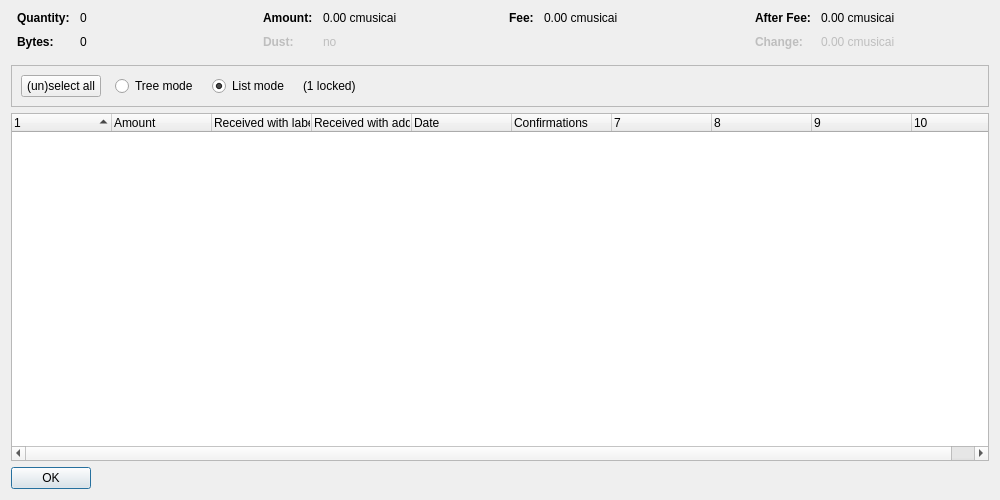
<?xml version="1.0" encoding="UTF-8"?>
<ui version="4.0">
 <class>CoinControlDialog</class>
 <widget class="QDialog" name="CoinControlDialog">
  <property name="geometry">
   <rect>
    <x>0</x>
    <y>0</y>
    <width>1000</width>
    <height>500</height>
   </rect>
  </property>
  <property name="windowTitle">
   <string>Coin Selection</string>
  </property>
  <layout class="QVBoxLayout" name="verticalLayout">
   <item>
    <layout class="QHBoxLayout" name="horizontalLayoutTop" stretch="0,0,0,0">
     <property name="topMargin">
      <number>0</number>
     </property>
     <property name="bottomMargin">
      <number>10</number>
     </property>
     <item>
      <layout class="QFormLayout" name="formLayoutCoinControl1">
       <property name="horizontalSpacing">
        <number>10</number>
       </property>
       <property name="verticalSpacing">
        <number>10</number>
       </property>
       <property name="leftMargin">
        <number>6</number>
       </property>
       <property name="rightMargin">
        <number>6</number>
       </property>
       <item row="0" column="0">
        <widget class="QLabel" name="labelCoinControlQuantityText">
         <property name="font">
          <font>
           <weight>75</weight>
           <bold>true</bold>
          </font>
         </property>
         <property name="text">
          <string>Quantity:</string>
         </property>
        </widget>
       </item>
       <item row="0" column="1">
        <widget class="QLabel" name="labelCoinControlQuantity">
         <property name="cursor">
          <cursorShape>IBeamCursor</cursorShape>
         </property>
         <property name="contextMenuPolicy">
          <enum>Qt::ActionsContextMenu</enum>
         </property>
         <property name="text">
          <string notr="true">0</string>
         </property>
         <property name="textInteractionFlags">
          <set>Qt::LinksAccessibleByMouse|Qt::TextSelectableByKeyboard|Qt::TextSelectableByMouse</set>
         </property>
        </widget>
       </item>
       <item row="1" column="0">
        <widget class="QLabel" name="labelCoinControlBytesText">
         <property name="font">
          <font>
           <weight>75</weight>
           <bold>true</bold>
          </font>
         </property>
         <property name="text">
          <string>Bytes:</string>
         </property>
        </widget>
       </item>
       <item row="1" column="1">
        <widget class="QLabel" name="labelCoinControlBytes">
         <property name="cursor">
          <cursorShape>IBeamCursor</cursorShape>
         </property>
         <property name="contextMenuPolicy">
          <enum>Qt::ActionsContextMenu</enum>
         </property>
         <property name="text">
          <string notr="true">0</string>
         </property>
         <property name="textInteractionFlags">
          <set>Qt::LinksAccessibleByMouse|Qt::TextSelectableByKeyboard|Qt::TextSelectableByMouse</set>
         </property>
        </widget>
       </item>
      </layout>
     </item>
     <item>
      <layout class="QFormLayout" name="formLayoutCoinControl2">
       <property name="horizontalSpacing">
        <number>10</number>
       </property>
       <property name="verticalSpacing">
        <number>10</number>
       </property>
       <property name="leftMargin">
        <number>6</number>
       </property>
       <property name="rightMargin">
        <number>6</number>
       </property>
       <item row="0" column="0">
        <widget class="QLabel" name="labelCoinControlAmountText">
         <property name="font">
          <font>
           <weight>75</weight>
           <bold>true</bold>
          </font>
         </property>
         <property name="text">
          <string>Amount:</string>
         </property>
        </widget>
       </item>
       <item row="0" column="1">
        <widget class="QLabel" name="labelCoinControlAmount">
         <property name="cursor">
          <cursorShape>IBeamCursor</cursorShape>
         </property>
         <property name="contextMenuPolicy">
          <enum>Qt::ActionsContextMenu</enum>
         </property>
         <property name="text">
          <string notr="true">0.00 cmusicai</string>
         </property>
         <property name="textInteractionFlags">
          <set>Qt::LinksAccessibleByMouse|Qt::TextSelectableByKeyboard|Qt::TextSelectableByMouse</set>
         </property>
        </widget>
       </item>
       <item row="1" column="0">
        <widget class="QLabel" name="labelCoinControlLowOutputText">
         <property name="enabled">
          <bool>false</bool>
         </property>
         <property name="font">
          <font>
           <weight>75</weight>
           <bold>true</bold>
          </font>
         </property>
         <property name="text">
          <string>Dust:</string>
         </property>
        </widget>
       </item>
       <item row="1" column="1">
        <widget class="QLabel" name="labelCoinControlLowOutput">
         <property name="enabled">
          <bool>false</bool>
         </property>
         <property name="cursor">
          <cursorShape>IBeamCursor</cursorShape>
         </property>
         <property name="contextMenuPolicy">
          <enum>Qt::ActionsContextMenu</enum>
         </property>
         <property name="text">
          <string notr="true">no</string>
         </property>
         <property name="textInteractionFlags">
          <set>Qt::LinksAccessibleByMouse|Qt::TextSelectableByKeyboard|Qt::TextSelectableByMouse</set>
         </property>
        </widget>
       </item>
      </layout>
     </item>
     <item>
      <layout class="QFormLayout" name="formLayoutCoinControl3">
       <property name="horizontalSpacing">
        <number>10</number>
       </property>
       <property name="verticalSpacing">
        <number>10</number>
       </property>
       <property name="leftMargin">
        <number>6</number>
       </property>
       <property name="rightMargin">
        <number>6</number>
       </property>
       <item row="0" column="0">
        <widget class="QLabel" name="labelCoinControlFeeText">
         <property name="font">
          <font>
           <weight>75</weight>
           <bold>true</bold>
          </font>
         </property>
         <property name="text">
          <string>Fee:</string>
         </property>
        </widget>
       </item>
       <item row="0" column="1">
        <widget class="QLabel" name="labelCoinControlFee">
         <property name="cursor">
          <cursorShape>IBeamCursor</cursorShape>
         </property>
         <property name="contextMenuPolicy">
          <enum>Qt::ActionsContextMenu</enum>
         </property>
         <property name="text">
          <string notr="true">0.00 cmusicai</string>
         </property>
         <property name="textInteractionFlags">
          <set>Qt::LinksAccessibleByMouse|Qt::TextSelectableByKeyboard|Qt::TextSelectableByMouse</set>
         </property>
        </widget>
       </item>
      </layout>
     </item>
     <item>
      <layout class="QFormLayout" name="formLayoutCoinControl4">
       <property name="horizontalSpacing">
        <number>10</number>
       </property>
       <property name="verticalSpacing">
        <number>10</number>
       </property>
       <property name="leftMargin">
        <number>6</number>
       </property>
       <property name="rightMargin">
        <number>6</number>
       </property>
       <item row="0" column="0">
        <widget class="QLabel" name="labelCoinControlAfterFeeText">
         <property name="font">
          <font>
           <weight>75</weight>
           <bold>true</bold>
          </font>
         </property>
         <property name="text">
          <string>After Fee:</string>
         </property>
        </widget>
       </item>
       <item row="0" column="1">
        <widget class="QLabel" name="labelCoinControlAfterFee">
         <property name="cursor">
          <cursorShape>IBeamCursor</cursorShape>
         </property>
         <property name="contextMenuPolicy">
          <enum>Qt::ActionsContextMenu</enum>
         </property>
         <property name="text">
          <string notr="true">0.00 cmusicai</string>
         </property>
         <property name="textInteractionFlags">
          <set>Qt::LinksAccessibleByMouse|Qt::TextSelectableByKeyboard|Qt::TextSelectableByMouse</set>
         </property>
        </widget>
       </item>
       <item row="1" column="0">
        <widget class="QLabel" name="labelCoinControlChangeText">
         <property name="enabled">
          <bool>false</bool>
         </property>
         <property name="font">
          <font>
           <weight>75</weight>
           <bold>true</bold>
          </font>
         </property>
         <property name="text">
          <string>Change:</string>
         </property>
        </widget>
       </item>
       <item row="1" column="1">
        <widget class="QLabel" name="labelCoinControlChange">
         <property name="enabled">
          <bool>false</bool>
         </property>
         <property name="cursor">
          <cursorShape>IBeamCursor</cursorShape>
         </property>
         <property name="contextMenuPolicy">
          <enum>Qt::ActionsContextMenu</enum>
         </property>
         <property name="text">
          <string notr="true">0.00 cmusicai</string>
         </property>
         <property name="textInteractionFlags">
          <set>Qt::LinksAccessibleByMouse|Qt::TextSelectableByKeyboard|Qt::TextSelectableByMouse</set>
         </property>
        </widget>
       </item>
      </layout>
     </item>
    </layout>
   </item>
   <item>
    <widget class="QFrame" name="frame">
     <property name="minimumSize">
      <size>
       <width>0</width>
       <height>40</height>
      </size>
     </property>
     <property name="frameShape">
      <enum>QFrame::StyledPanel</enum>
     </property>
     <property name="frameShadow">
      <enum>QFrame::Sunken</enum>
     </property>
     <layout class="QHBoxLayout" name="horizontalLayout">
      <item>
       <layout class="QHBoxLayout" name="horizontalLayoutPanel" stretch="0,0,0,0,0">
        <property name="spacing">
         <number>14</number>
        </property>
        <item>
         <widget class="QPushButton" name="pushButtonSelectAll">
          <property name="sizePolicy">
           <sizepolicy hsizetype="Maximum" vsizetype="Fixed">
            <horstretch>0</horstretch>
            <verstretch>0</verstretch>
           </sizepolicy>
          </property>
          <property name="text">
           <string>(un)select all</string>
          </property>
          <property name="autoDefault">
           <bool>false</bool>
          </property>
         </widget>
        </item>
        <item>
         <widget class="QRadioButton" name="radioTreeMode">
          <property name="sizePolicy">
           <sizepolicy hsizetype="Maximum" vsizetype="Fixed">
            <horstretch>0</horstretch>
            <verstretch>0</verstretch>
           </sizepolicy>
          </property>
          <property name="text">
           <string>Tree mode</string>
          </property>
         </widget>
        </item>
        <item>
         <widget class="QRadioButton" name="radioListMode">
          <property name="sizePolicy">
           <sizepolicy hsizetype="Maximum" vsizetype="Fixed">
            <horstretch>0</horstretch>
            <verstretch>0</verstretch>
           </sizepolicy>
          </property>
          <property name="text">
           <string>List mode</string>
          </property>
          <property name="checked">
           <bool>true</bool>
          </property>
         </widget>
        </item>
        <item>
         <widget class="QLabel" name="labelLocked">
          <property name="text">
           <string notr="true">(1 locked)</string>
          </property>
         </widget>
        </item>
        <item>
         <spacer name="horizontalSpacer">
          <property name="orientation">
           <enum>Qt::Horizontal</enum>
          </property>
          <property name="sizeHint" stdset="0">
           <size>
            <width>40</width>
            <height>20</height>
           </size>
          </property>
         </spacer>
        </item>
       </layout>
      </item>
     </layout>
    </widget>
   </item>
   <item>
    <widget class="CoinControlTreeWidget" name="treeWidget">
     <property name="contextMenuPolicy">
      <enum>Qt::CustomContextMenu</enum>
     </property>
     <property name="sortingEnabled">
      <bool>false</bool>
     </property>
     <property name="columnCount">
      <number>10</number>
     </property>
     <attribute name="headerShowSortIndicator" stdset="0">
      <bool>true</bool>
     </attribute>
     <attribute name="headerStretchLastSection">
      <bool>false</bool>
     </attribute>
     <column>
      <property name="text">
       <string/>
      </property>
     </column>
     <column>
      <property name="text">
       <string>Amount</string>
      </property>
     </column>
     <column>
      <property name="text">
       <string>Received with label</string>
      </property>
     </column>
     <column>
      <property name="text">
       <string>Received with address</string>
      </property>
     </column>
     <column>
      <property name="text">
       <string>Date</string>
      </property>
     </column>
     <column>
      <property name="text">
       <string>Confirmations</string>
      </property>
      <property name="toolTip">
       <string>Confirmed</string>
      </property>
     </column>
     <column>
      <property name="text">
       <string/>
      </property>
     </column>
     <column>
      <property name="text">
       <string/>
      </property>
     </column>
     <column>
      <property name="text">
       <string/>
      </property>
     </column>
     <column>
      <property name="text">
       <string/>
      </property>
     </column>
    </widget>
   </item>
   <item>
    <widget class="QDialogButtonBox" name="buttonBox">
     <property name="sizePolicy">
      <sizepolicy hsizetype="Maximum" vsizetype="Fixed">
       <horstretch>0</horstretch>
       <verstretch>0</verstretch>
      </sizepolicy>
     </property>
     <property name="orientation">
      <enum>Qt::Horizontal</enum>
     </property>
     <property name="standardButtons">
      <set>QDialogButtonBox::Ok</set>
     </property>
    </widget>
   </item>
  </layout>
 </widget>
 <customwidgets>
  <customwidget>
   <class>CoinControlTreeWidget</class>
   <extends>QTreeWidget</extends>
   <header>coincontroltreewidget.h</header>
  </customwidget>
 </customwidgets>
 <resources/>
 <connections/>
</ui>
